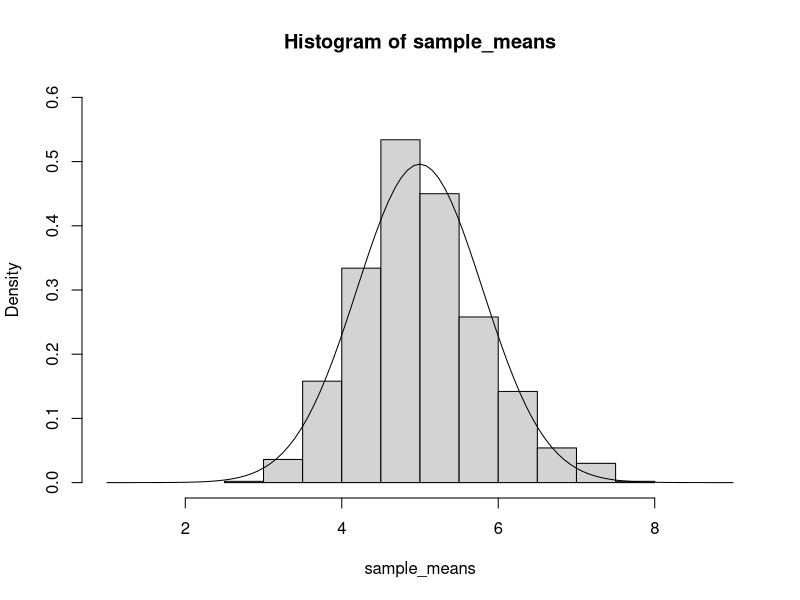
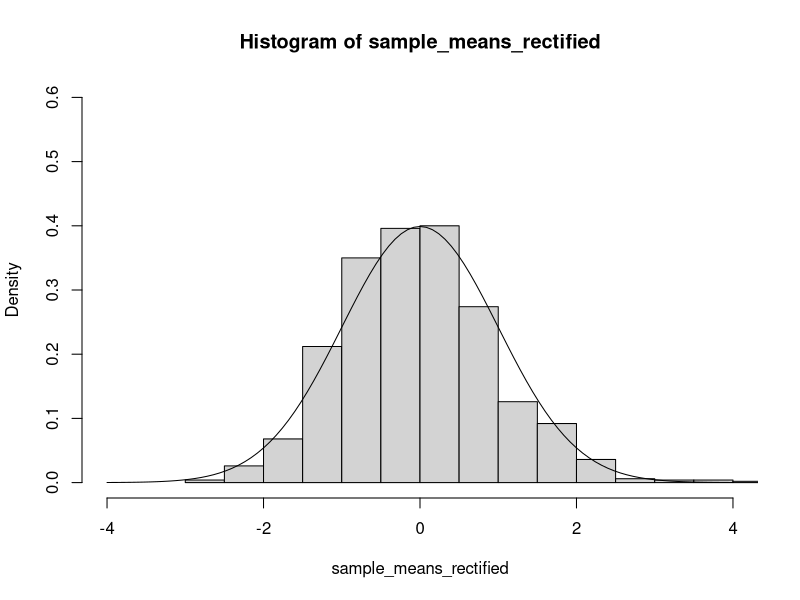

Recreate these plots in R, in order.
## ---- chunk 1
# parameters
lambda = 0.2
experiments = 1:1000 #lots od experiments
sample_size = 40
theoretical_mean = 1/lambda

#for each of the experiments, compute the mean of sample_size random values taken from exp(lambda)
sample_means <- sapply(experiments, function(x) mean(rexp(sample_size, lambda)))
print(mean(sample_means))
print(theoretical_mean)
## ---- chunk 2
theoretical_var = (1/lambda)^2
sample_vars <- sapply(experiments, function(x) var(rexp(sample_size, lambda)))
print(mean(sample_vars))
print(theoretical_var)
## ---- chunk 3
hist(sample_means, freq = F, ylim = c(0,0.6), xlim=c(1,9), breaks=12)
curve(dnorm(x, mean=mean(sample_means), sd = sd(sample_means)), add=T)
## ---- chunk 4
sample_means_rectified <- sapply(experiments, function(x) {
    vars <- rexp(sample_size, lambda) - theoretical_mean
    vars <- vars * sqrt(sample_size / theoretical_var)
    mean(vars)
})
hist(sample_means_rectified, freq= F, xlim=c(-4,4),ylim = c(0,0.6), breaks=12)
curve(dnorm(x, mean=0, sd=1), add=T)
